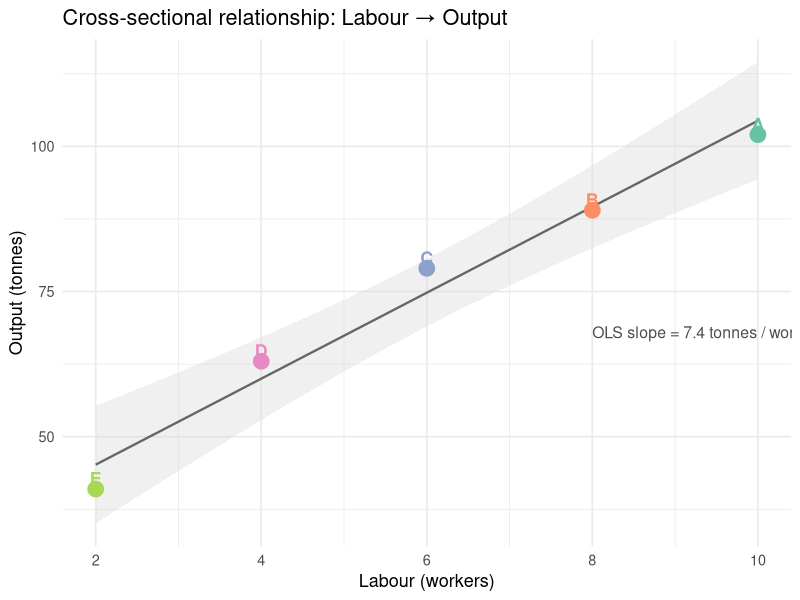
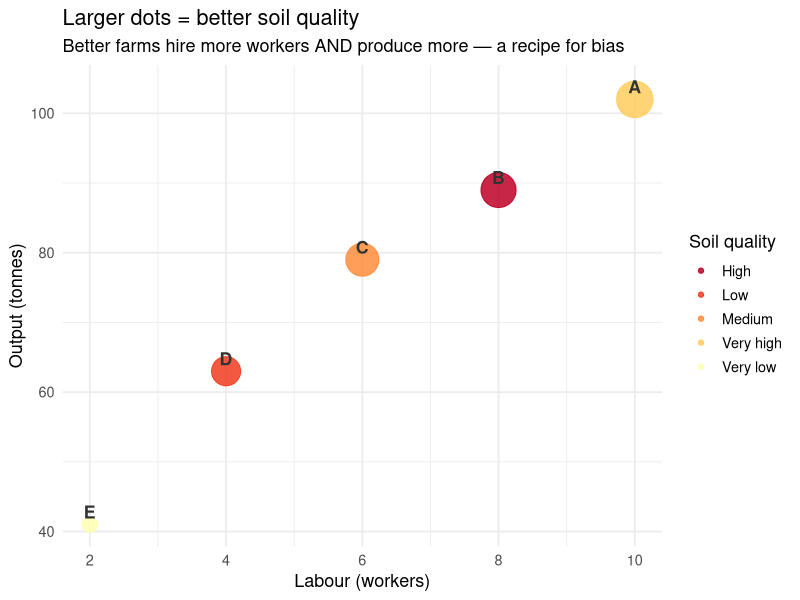
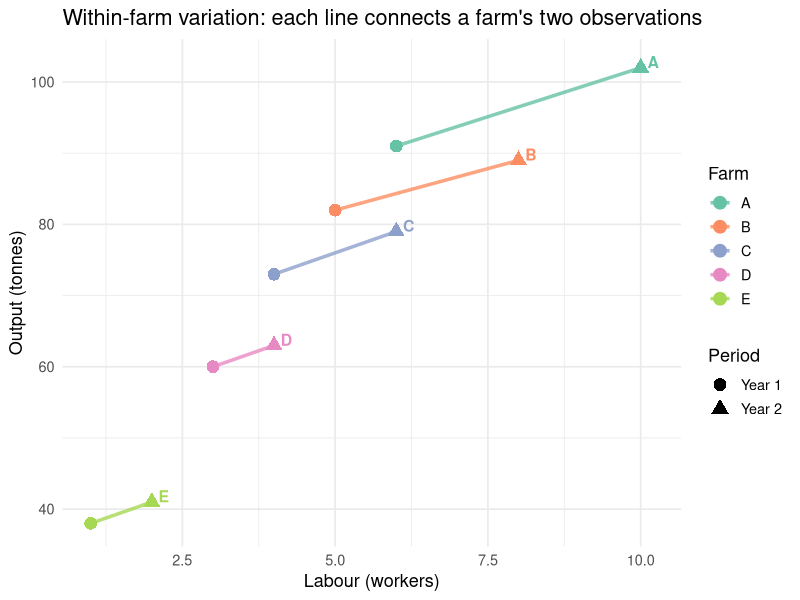
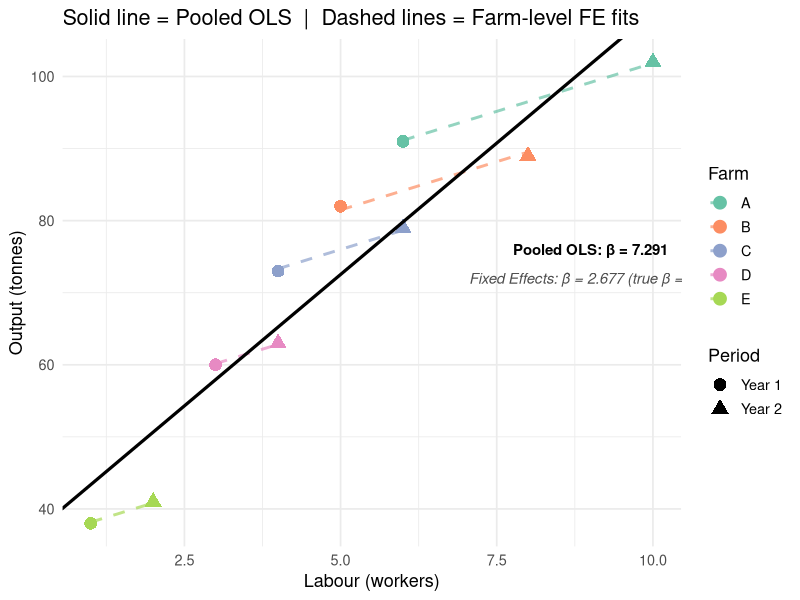

R code for these plots, in order:
## ---- chunk 1
#| code-fold: true
#| code-summary: "Load packages"
library(tidyverse)
library(plm)
library(knitr)
library(RColorBrewer)

# Colour palette (Oxford blue + accents)
pal_farms <- brewer.pal(5, "Set2")
## ---- chunk 2
#| code-fold: true
#| code-summary: "Generate cross-sectional data"

set.seed(42)

# Unobserved farm quality (alpha_i) — higher-quality farms also hire more workers
quality <- c(75, 70, 63, 52, 35)        # unobserved: A is best, E is worst
farms   <- LETTERS[1:5]
labour_cs <- c(10, 8, 6, 4, 2)          # correlated with quality!

true_beta <- 2.5                          # true effect of one extra worker

# Output = quality + beta * labour + small noise
set.seed(42)
output_cs <- quality + true_beta * labour_cs + rnorm(5, 0, 1.5)
output_cs <- round(output_cs)

df_cs <- tibble(
  Farm   = farms,
  Labour = labour_cs,
  Output = output_cs
)
## ---- chunk 3
#| code-fold: true
#| code-summary: "Display table"
kable(
  df_cs,
  col.names = c("Farm", "Labour (workers)", "Output (tonnes)"),
  align = "ccc",
  caption = "Table 1 — Cross-sectional snapshot (Year 2)"
)
## ---- chunk 4
#| code-fold: true
#| code-summary: "Plot cross-sectional relationship"
#| fig-cap: "Figure 1 — Pooled OLS fit across farms (cross-section)"
#| fig-height: 4

ols_cs <- lm(Output ~ Labour, data = df_cs)
beta_cs <- round(coef(ols_cs)["Labour"], 2)

ggplot(df_cs, aes(x = Labour, y = Output, colour = Farm, label = Farm)) +
  geom_smooth(aes(group = 1), method = "lm", se = TRUE,
              colour = "grey40", fill = "grey85", linewidth = 0.8) +
  geom_point(size = 5) +
  geom_text(nudge_y = 1.8, fontface = "bold", size = 4.5) +
  scale_colour_brewer(palette = "Set2") +
  annotate("text", x = 8, y = 68,
           label = paste0("OLS slope = ", beta_cs, " tonnes / worker"),
           colour = "grey30", size = 4, hjust = 0) +
  labs(x = "Labour (workers)", y = "Output (tonnes)",
       title = "Cross-sectional relationship: Labour → Output") +
  theme_minimal(base_size = 13) +
  theme(legend.position = "none")
## ---- chunk 5
#| code-fold: true
#| code-summary: "Reveal: unobserved soil quality"

df_cs_full <- df_cs |>
  mutate(Quality = quality,
         Quality_label = c("Very high", "High", "Medium", "Low", "Very low"))

kable(
  df_cs_full |> select(Farm, Labour, Quality_label, Output),
  col.names = c("Farm", "Labour (workers)", "Soil Quality (hidden!)", "Output (tonnes)"),
  align = "cccc",
  caption = "Table 2 — The hidden variable revealed"
)
## ---- chunk 6
#| code-fold: true
#| code-summary: "Plot confounding structure"
#| fig-cap: "Figure 2 — Labour is correlated with unobserved soil quality"
#| fig-height: 4

ggplot(df_cs_full, aes(x = Labour, y = Output, colour = Quality_label, label = Farm)) +
  geom_point(aes(size = Quality), alpha = 0.85) +
  geom_text(nudge_y = 1.8, fontface = "bold", size = 4.5, colour = "grey20") +
  scale_colour_brewer(palette = "YlOrRd", direction = -1,
                      name = "Soil quality") +
  scale_size_continuous(range = c(5, 12), guide = "none") +
  labs(x = "Labour (workers)", y = "Output (tonnes)",
       title = "Larger dots = better soil quality",
       subtitle = "Better farms hire more workers AND produce more — a recipe for bias") +
  theme_minimal(base_size = 13) +
  theme(legend.position = "right")
## ---- chunk 7
#| code-fold: true
#| code-summary: "Generate panel data (5 farms × 2 years)"

set.seed(42)

# Labour levels in year 1 and year 2 (within-farm changes are small)
labour_y1 <- c(6, 5, 4, 3, 1)
labour_y2 <- labour_cs          # same as cross-section year 2

output_y1 <- quality + true_beta * labour_y1 + rnorm(5, 0, 1)
output_y1 <- round(output_y1)

df_panel <- tibble(
  Farm   = rep(farms, 2),
  Year   = rep(c("Year 1", "Year 2"), each = 5),
  Labour = c(labour_y1, labour_y2),
  Output = c(output_y1, output_cs)
)

# Wide format for within-farm differences
df_wide <- df_panel |>
  pivot_wider(names_from = Year, values_from = c(Labour, Output)) |>
  mutate(
    Delta_Labour = `Labour_Year 2` - `Labour_Year 1`,
    Delta_Output = `Output_Year 2` - `Output_Year 1`,
    Within_beta  = round(Delta_Output / Delta_Labour, 2)
  )
## ---- chunk 8
#| code-fold: true
#| code-summary: "Display panel table"
kable(
  df_panel |> arrange(Farm, Year),
  col.names = c("Farm", "Year", "Labour (workers)", "Output (tonnes)"),
  align = "cccc",
  caption = "Table 3 — Panel data: same farms observed over two years"
)
## ---- chunk 9
#| code-fold: true
#| code-summary: "Plot within-farm trends"
#| fig-cap: "Figure 3 — Within-farm changes: each line is one farm over time"
#| fig-height: 4.5

ggplot(df_panel, aes(x = Labour, y = Output,
                     colour = Farm, group = Farm, label = Farm)) +
  geom_line(linewidth = 1.2, alpha = 0.8) +
  geom_point(aes(shape = Year), size = 4) +
  geom_text(data = df_panel |> filter(Year == "Year 2"),
            nudge_x = 0.2, nudge_y = 0.8,
            fontface = "bold", size = 4) +
  scale_colour_brewer(palette = "Set2") +
  scale_shape_manual(values = c("Year 1" = 16, "Year 2" = 17)) +
  labs(x = "Labour (workers)", y = "Output (tonnes)",
       title = "Within-farm variation: each line connects a farm's two observations",
       colour = "Farm", shape = "Period") +
  theme_minimal(base_size = 13)
## ---- chunk 10
#| code-fold: true
#| code-summary: "Within-farm differences table"
kable(
  df_wide |>
    select(Farm,
           "Labour (Y1)" = `Labour_Year 1`,
           "Labour (Y2)" = `Labour_Year 2`,
           "Output (Y1)" = `Output_Year 1`,
           "Output (Y2)" = `Output_Year 2`,
           "ΔLabour" = Delta_Labour,
           "ΔOutput" = Delta_Output,
           "ΔOutput/ΔLabour" = Within_beta),
  align = "cccccccc",
  caption = "Table 4 — Within-farm changes between Year 1 and Year 2"
)
## ---- chunk 11
#| code-fold: true
#| code-summary: "Run and compare OLS vs FE"

# Pooled OLS (ignores farm identity)
mod_ols <- lm(Output ~ Labour, data = df_panel)

# Fixed effects (within estimator via plm)
pdata   <- pdata.frame(df_panel, index = c("Farm", "Year"))
mod_fe  <- plm(Output ~ Labour, data = pdata, model = "within")

beta_ols <- round(coef(mod_ols)["Labour"], 3)
beta_fe  <- round(coef(mod_fe)["Labour"], 3)
## ---- chunk 12
#| code-fold: true
#| code-summary: "Display regression comparison"
tibble(
  Estimator   = c("Pooled OLS", "Fixed Effects (within)"),
  `β̂ (Labour)` = c(beta_ols, beta_fe),
  `True β`    = c(true_beta, true_beta),
  Bias        = c(round(beta_ols - true_beta, 3),
                  round(beta_fe  - true_beta, 3)),
  `Variation used` = c("Between + within farms", "Within farms only")
) |>
  kable(align = "lcccc",
        caption = "Table 5 — Pooled OLS vs Fixed Effects")
## ---- chunk 13
#| code-fold: true
#| code-summary: "Plot both regression fits"
#| fig-cap: "Figure 4 — OLS vs within-farm (FE) estimates on the panel data"
#| fig-height: 4.5

# Fitted values from FE (add farm means back in for plotting)
df_panel <- df_panel |>
  group_by(Farm) |>
  mutate(
    Labour_dm = Labour - mean(Labour),
    Output_dm = Output - mean(Output),
    Farm_mean_Labour = mean(Labour),
    Farm_mean_Output = mean(Output)
  ) |>
  ungroup()

ggplot(df_panel, aes(x = Labour, y = Output, colour = Farm, group = Farm)) +
  # Farm-level parallel FE lines
  geom_line(aes(y = Farm_mean_Output + beta_fe * (Labour - Farm_mean_Labour)),
            linewidth = 1, linetype = "dashed", alpha = 0.7) +
  # Observed points
  geom_point(aes(shape = Year), size = 4) +
  # Pooled OLS line
  geom_abline(intercept = coef(mod_ols)[1], slope = coef(mod_ols)[2],
              colour = "black", linewidth = 1.1, linetype = "solid") +
  scale_colour_brewer(palette = "Set2") +
  scale_shape_manual(values = c("Year 1" = 16, "Year 2" = 17)) +
  annotate("text", x = 9, y = 76,
           label = paste0("Pooled OLS: β̂ = ", beta_ols),
           colour = "black", fontface = "bold", size = 3.8) +
  annotate("text", x = 9, y = 72,
           label = paste0("Fixed Effects: β̂ = ", beta_fe,
                          " (true β = ", true_beta, ")"),
           colour = "grey30", fontface = "italic", size = 3.8) +
  labs(x = "Labour (workers)", y = "Output (tonnes)",
       title = "Solid line = Pooled OLS  |  Dashed lines = Farm-level FE fits",
       colour = "Farm", shape = "Period") +
  theme_minimal(base_size = 13)
